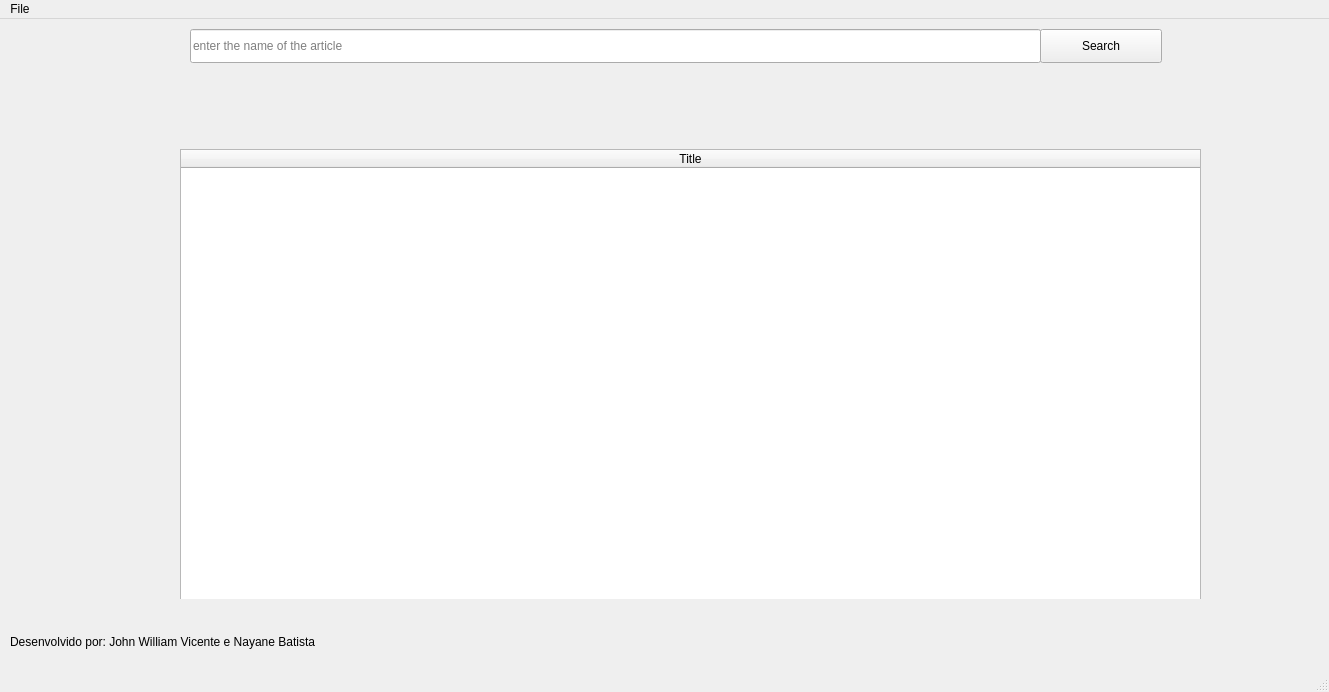
<?xml version="1.0" encoding="UTF-8"?>
<ui version="4.0">
 <class>MainWindow</class>
 <widget class="QMainWindow" name="MainWindow">
  <property name="geometry">
   <rect>
    <x>0</x>
    <y>0</y>
    <width>1329</width>
    <height>692</height>
   </rect>
  </property>
  <property name="windowTitle">
   <string>Search articles</string>
  </property>
  <property name="windowIcon">
   <iconset>
    <normaloff>icon.png</normaloff>icon.png</iconset>
  </property>
  <widget class="QWidget" name="centralwidget">
   <widget class="QLineEdit" name="stringline">
    <property name="geometry">
     <rect>
      <x>190</x>
      <y>10</y>
      <width>851</width>
      <height>34</height>
     </rect>
    </property>
    <property name="placeholderText">
     <string>enter the name of the article</string>
    </property>
   </widget>
   <widget class="QPushButton" name="searchButton">
    <property name="geometry">
     <rect>
      <x>1040</x>
      <y>10</y>
      <width>122</width>
      <height>34</height>
     </rect>
    </property>
    <property name="text">
     <string>Search</string>
    </property>
    <property name="shortcut">
     <string>Ctrl+Space</string>
    </property>
   </widget>
   <widget class="QFrame" name="frame_not_found">
    <property name="geometry">
     <rect>
      <x>180</x>
      <y>130</y>
      <width>1021</width>
      <height>450</height>
     </rect>
    </property>
    <property name="frameShape">
     <enum>QFrame::StyledPanel</enum>
    </property>
    <property name="frameShadow">
     <enum>QFrame::Raised</enum>
    </property>
    <widget class="QLabel" name="label">
     <property name="geometry">
      <rect>
       <x>10</x>
       <y>15</y>
       <width>731</width>
       <height>401</height>
      </rect>
     </property>
     <property name="font">
      <font>
       <weight>75</weight>
       <italic>true</italic>
       <bold>true</bold>
       <underline>false</underline>
       <strikeout>false</strikeout>
      </font>
     </property>
     <property name="toolTip">
      <string extracomment="Not found papers"/>
     </property>
     <property name="layoutDirection">
      <enum>Qt::LeftToRight</enum>
     </property>
     <property name="autoFillBackground">
      <bool>false</bool>
     </property>
     <property name="text">
      <string>no articles listed
:(</string>
     </property>
     <property name="textFormat">
      <enum>Qt::AutoText</enum>
     </property>
     <property name="alignment">
      <set>Qt::AlignCenter</set>
     </property>
     <property name="wordWrap">
      <bool>true</bool>
     </property>
    </widget>
    <widget class="QFrame" name="frame_progress">
     <property name="geometry">
      <rect>
       <x>0</x>
       <y>0</y>
       <width>1021</width>
       <height>450</height>
      </rect>
     </property>
     <property name="frameShape">
      <enum>QFrame::StyledPanel</enum>
     </property>
     <property name="frameShadow">
      <enum>QFrame::Raised</enum>
     </property>
     <widget class="QProgressBar" name="progressBar">
      <property name="geometry">
       <rect>
        <x>300</x>
        <y>170</y>
        <width>171</width>
        <height>71</height>
       </rect>
      </property>
      <property name="value">
       <number>0</number>
      </property>
      <property name="alignment">
       <set>Qt::AlignCenter</set>
      </property>
      <property name="orientation">
       <enum>Qt::Horizontal</enum>
      </property>
      <property name="textDirection">
       <enum>QProgressBar::TopToBottom</enum>
      </property>
     </widget>
     <widget class="QFrame" name="frame">
      <property name="geometry">
       <rect>
        <x>0</x>
        <y>0</y>
        <width>1021</width>
        <height>450</height>
       </rect>
      </property>
      <property name="frameShape">
       <enum>QFrame::StyledPanel</enum>
      </property>
      <property name="frameShadow">
       <enum>QFrame::Raised</enum>
      </property>
      <widget class="QTableWidget" name="tableWidget">
       <property name="enabled">
        <bool>true</bool>
       </property>
       <property name="geometry">
        <rect>
         <x>0</x>
         <y>0</y>
         <width>1021</width>
         <height>451</height>
        </rect>
       </property>
       <property name="sizePolicy">
        <sizepolicy hsizetype="Fixed" vsizetype="Fixed">
         <horstretch>0</horstretch>
         <verstretch>0</verstretch>
        </sizepolicy>
       </property>
       <property name="autoFillBackground">
        <bool>true</bool>
       </property>
       <property name="frameShadow">
        <enum>QFrame::Sunken</enum>
       </property>
       <property name="verticalScrollBarPolicy">
        <enum>Qt::ScrollBarAsNeeded</enum>
       </property>
       <property name="sizeAdjustPolicy">
        <enum>QAbstractScrollArea::AdjustToContents</enum>
       </property>
       <property name="autoScroll">
        <bool>true</bool>
       </property>
       <property name="editTriggers">
        <set>QAbstractItemView::NoEditTriggers</set>
       </property>
       <attribute name="horizontalHeaderVisible">
        <bool>true</bool>
       </attribute>
       <attribute name="horizontalHeaderCascadingSectionResizes">
        <bool>false</bool>
       </attribute>
       <attribute name="horizontalHeaderMinimumSectionSize">
        <number>19</number>
       </attribute>
       <attribute name="horizontalHeaderDefaultSectionSize">
        <number>300</number>
       </attribute>
       <attribute name="horizontalHeaderShowSortIndicator" stdset="0">
        <bool>true</bool>
       </attribute>
       <attribute name="horizontalHeaderStretchLastSection">
        <bool>true</bool>
       </attribute>
       <attribute name="verticalHeaderMinimumSectionSize">
        <number>42</number>
       </attribute>
       <attribute name="verticalHeaderShowSortIndicator" stdset="0">
        <bool>false</bool>
       </attribute>
       <column>
        <property name="text">
         <string>Title</string>
        </property>
       </column>
      </widget>
     </widget>
    </widget>
   </widget>
   <widget class="QLabel" name="label_2">
    <property name="geometry">
     <rect>
      <x>10</x>
      <y>610</y>
      <width>631</width>
      <height>26</height>
     </rect>
    </property>
    <property name="font">
     <font>
      <pointsize>9</pointsize>
     </font>
    </property>
    <property name="text">
     <string>Desenvolvido por: John William Vicente e Nayane Batista</string>
    </property>
   </widget>
  </widget>
  <widget class="QMenuBar" name="menubar">
   <property name="geometry">
    <rect>
     <x>0</x>
     <y>0</y>
     <width>1329</width>
     <height>31</height>
    </rect>
   </property>
   <widget class="QMenu" name="menuFile">
    <property name="title">
     <string>File</string>
    </property>
    <addaction name="separator"/>
    <addaction name="actionadd_paper"/>
    <addaction name="separator"/>
    <addaction name="actionExit"/>
   </widget>
   <addaction name="menuFile"/>
  </widget>
  <widget class="QStatusBar" name="statusbar"/>
  <action name="actionadd_paper">
   <property name="text">
    <string>add paper</string>
   </property>
  </action>
  <action name="actionExit">
   <property name="text">
    <string>Exit</string>
   </property>
  </action>
 </widget>
 <resources/>
 <connections/>
</ui>
